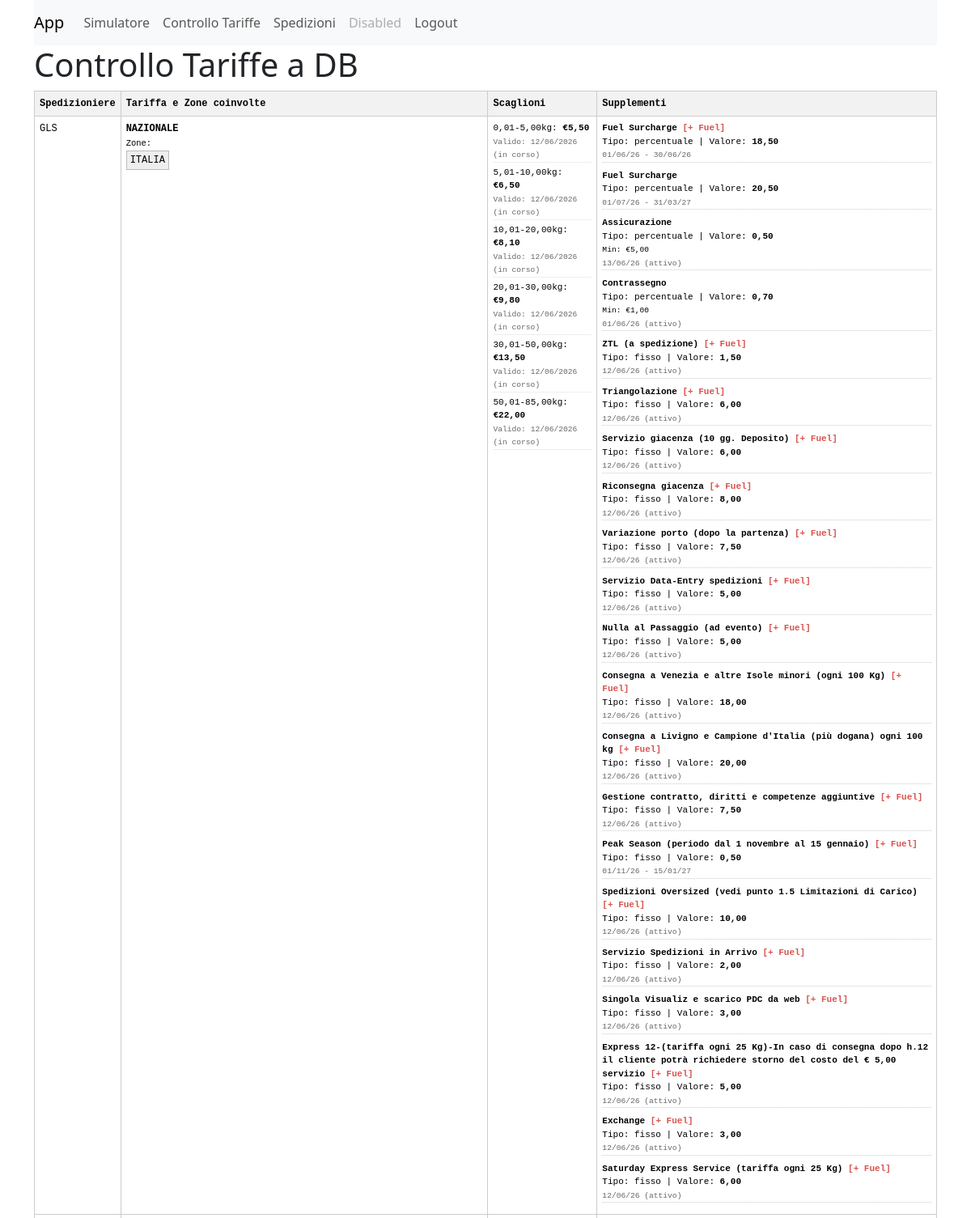
Page /controllo_tariffe (signed in, upper part) on the committed database.
### trasporti/models.py (models this page shows, shortened)
class Spedizioniere(models.Model):
    A_SCAGLIONI = "scaglioni"
    A_COLLO = "collo"
    TARIFFAZIONI = [
        (A_SCAGLIONI, "Scaglioni"),
        (A_COLLO, "A collo"),
    ]
    nome = models.CharField(max_length=100)
    tipo_tariffazione = models.CharField(max_length=20, choices=TARIFFAZIONI, default=A_SCAGLIONI)
    class Meta:
        verbose_name_plural = "Spedizionieri"

class Zona_spedizioniere(models.Model):
    nome = models.CharField(max_length=200, null=True, blank=True)
    spedizioniere = models.ForeignKey(Spedizioniere, on_delete=models.CASCADE, related_name='sspedizioniere')
    zona = models.ManyToManyField(
        Zona,
        related_name="zone_spedizioniere",
        help_text="Seleziona le zone che sono servite questa tariffa"
    )
    priorita = models.IntegerField(default=0, help_text="Più alto è il numero, più è specifica la zona.")
    divisore_volumetrico = models.IntegerField(default=5000)
    divisore_volumetrico_light = models.IntegerField(null=True, blank=True)
    peso_soglia_light = models.DecimalField(max_digits=10, decimal_places=2, null=True, blank=True)
    peso_minimo_fatturabile = models.DecimalField(max_digits=10, decimal_places=2, default=0)
    contrassegno_allowed = models.BooleanField(default=False)
    class Meta:
        verbose_name_plural = "Zone Tariffazione Spedizionieri"

class Zona(models.Model):
    nome = models.CharField(max_length=200)
    class Meta:
        verbose_name_plural = 'Zone'

class Scaglione(models.Model):
    spedizioniere = models.ForeignKey(Spedizioniere, on_delete=models.CASCADE,null=True, related_name='spedizioniere')
    zona_spedizioniere = models.ForeignKey(Zona_spedizioniere, on_delete=models.CASCADE, related_name='zona_spedizioniere')
    min_weight = models.DecimalField(max_digits=8,decimal_places=2)
    max_weight = models.DecimalField(max_digits=8,decimal_places=2)
    price = models.DecimalField(max_digits=10,decimal_places=2)
    valid_from = models.DateField(default=timezone.now)
    valid_to = models.DateField(null=True, blank=True)
    class Meta:
        verbose_name_plural = "Scaglioni"

class Supplemento(models.Model):
    tipo_servizio = models.ForeignKey(
        TipoServizio,
        on_delete=models.SET_NULL,
        null=True,
        blank=True,
        related_name='supplementi_corrieri'
    )
    FIXED = "fisso"
    PERCENTAGE = "percentuale"
    ACOLLO = "a collo"
    ASPEDIZIONE = "a spedizione"
    TYPES = [
        (FIXED, "fisso"),
        (PERCENTAGE, "percentuale"),
    ]
    APPLICAZIONE = [
        (ACOLLO, "a collo"),
        (ASPEDIZIONE, "a spedizione"),
    ]
    zone_tariffazione = models.ManyToManyField(
        Zona_spedizioniere,
        related_name='supplementi',
        blank=True,
        help_text="Seleziona le zone in cui questo supplemento è applicabile. Se vuoto, non verrà applicato."
    )
    diritto_minimo_euro = models.DecimalField(max_digits=10, decimal_places=2, default=0.00, help_text="Minimo applicabile (es. 5.00 euro)")
    nome = models.CharField(max_length=200)
    calc_type = models.CharField(max_length=28,choices=TYPES)
    applic_type = models.CharField(max_length=28,choices=APPLICAZIONE)
    valore = models.DecimalField(max_digits=10,decimal_places=2)
    applica_fuel = models.BooleanField(default=True)
    valid_from = models.DateField(default=timezone.now)
    valid_to = models.DateField(null=True, blank=True)
    class Meta:
        verbose_name_plural = "Supplementi"

### trasporti/views.py (the view)
# urls.py: path("controllo_tariffe",controllo_tariffe, name="controllo_tariffe" ),
@login_required
def controllo_tariffe(request):
    spedizionieri = Spedizioniere.objects.prefetch_related(
        'sspedizioniere__zona_spedizioniere',
        'sspedizioniere__supplementi',
    ).all()
    return render(request, 'controllo_tariffe.html', {'spedizionieri': spedizionieri})

### trasporti/templates/controllo_tariffe.html (shortened to what this page needs)
{% extends 'base.html' %}
{% block content %}
<h1>Controllo Tariffe a DB</h1>
<table class="debug-table">
    <thead>
        <tr>
            <th>Spedizioniere</th>
            <th>Tariffa e Zone coinvolte</th>
            <th>Scaglioni</th>
            <th>Supplementi</th>
        </tr>
    </thead>
    <tbody>
        {% for sped in spedizionieri %}
            {% for zs in sped.sspedizioniere.all %}
            <tr>
                <td>{{ sped.nome }}</td>
                <td>
                    <strong>{{ zs.nome }}</strong><br>
                    <small>Zone:</small><br>
                    {% for z in zs.zona.all %}
                        <span class="zona-tag">{{ z.nome }}</span>
                    {% endfor %}
                </td>
                <td>
                    {% for scaglione in zs.zona_spedizioniere.all %}
        <div style="font-size: 11px; margin-bottom: 4px; border-bottom: 1px solid #eee;">
            {{ scaglione.min_weight|floatformat:2 }}-{{ scaglione.max_weight|floatformat:2 }}kg: <b>€{{ scaglione.price|floatformat:2 }}</b>
            <br>
            <small style="color: #666;">
                Valido: {{ scaglione.valid_from|date:"d/m/Y" }}
                {% if scaglione.valid_to %}
                    a {{ scaglione.valid_to|date:"d/m/Y" }}
                {% else %}
                    (in corso)
                {% endif %}
            </small>
        </div>
    {% endfor %}
                </td>
                <td>
    {% for supp in zs.supplementi.all %}
        <div style="margin-bottom: 8px; border-bottom: 1px dotted #ccc; font-size: 11px;">
            <strong>{{ supp.nome }}</strong>
            {% if supp.applica_fuel %}
                <span style="color: #d9534f; font-weight: bold;">[+ Fuel]</span>
            {% endif %}
            <br>
            Tipo: {{ supp.calc_type }} | Valore: <b>{{ supp.valore|floatformat:2 }}</b>
            {% if supp.diritto_minimo_euro > 0 %}
                <br><small>Min: €{{ supp.diritto_minimo_euro|floatformat:2 }}</small>
            {% endif %}
            <br>
            <small style="color: #666;">
                {{ supp.valid_from|date:"d/m/y" }}
                {% if supp.valid_to %} - {{ supp.valid_to|date:"d/m/y" }}{% else %} (attivo){% endif %}
            </small>
        </div>
    {% empty %}
        <span style="color: #999; font-size: 10px;">nessuno</span>
    {% endfor %}
</td>
            </tr>
            {% endfor %}
        {% endfor %}
    </tbody>
</table>
{% endblock %}

### trasporti/templates/controllo_tariffe.html (style rules this page uses)
.debug-table { font-family: 'Courier New', monospace; font-size: 12px; width: 100%; border-collapse: collapse; color: #000; background-color: #fff; }
.debug-table th, .debug-table td { border: 1px solid #ccc; padding: 6px; vertical-align: top; }
.debug-table th { background-color: #f2f2f2; }
.zona-tag { background: #eee; padding: 2px 4px; border: 1px solid #bbb; margin-right: 3px; display: inline-block; }

### rows in the picture
Spedizioniere: nome "GLS"
Zona_spedizioniere: nome "NAZIONALE"
Zona: nome "ITALIA"
Scaglione: min_weight "0,01", max_weight "5,00", price "5,50", valid_from "12/06/2026", shows "(in corso)"
Scaglione: min_weight "5,01", max_weight "10,00", price "6,50", valid_from "12/06/2026", shows "(in corso)"
Scaglione: min_weight "10,01", max_weight "20,00", price "8,10", valid_from "12/06/2026", shows "(in corso)"
Scaglione: min_weight "20,01", max_weight "30,00", price "9,80", valid_from "12/06/2026", shows "(in corso)"
Scaglione: min_weight "30,01", max_weight "50,00", price "13,50", valid_from "12/06/2026", shows "(in corso)"
Scaglione: min_weight "50,01", max_weight "85,00", price "22,00", valid_from "12/06/2026", shows "(in corso)"
Supplemento: nome "Fuel Surcharge", applica_fuel "[+ Fuel]", calc_type "percentuale", valore "18,50", valid_from "01/06/26", valid_to "30/06/26"
Supplemento: nome "Fuel Surcharge", calc_type "percentuale", valore "20,50", valid_from "01/07/26", valid_to "31/03/27"
Supplemento: nome "Assicurazione", calc_type "percentuale", valore "0,50", diritto_minimo_euro "5,00", valid_from "13/06/26", shows "(attivo)"
Supplemento: nome "Contrassegno", calc_type "percentuale", valore "0,70", diritto_minimo_euro "1,00", valid_from "01/06/26", shows "(attivo)"
Supplemento: nome "ZTL (a spedizione)", applica_fuel "[+ Fuel]", calc_type "fisso", valore "1,50", valid_from "12/06/26", shows "(attivo)"
Supplemento: nome "Triangolazione", applica_fuel "[+ Fuel]", calc_type "fisso", valore "6,00", valid_from "12/06/26", shows "(attivo)"
Supplemento: nome "Servizio giacenza (10 gg. Deposito)", applica_fuel "[+ Fuel]", calc_type "fisso", valore "6,00", valid_from "12/06/26", shows "(attivo)"
Supplemento: nome "Riconsegna giacenza", applica_fuel "[+ Fuel]", calc_type "fisso", valore "8,00", valid_from "12/06/26", shows "(attivo)"
Supplemento: nome "Variazione porto (dopo la partenza)", applica_fuel "[+ Fuel]", calc_type "fisso", valore "7,50", valid_from "12/06/26", shows "(attivo)"
Supplemento: nome "Servizio Data-Entry spedizioni", applica_fuel "[+ Fuel]", calc_type "fisso", valore "5,00", valid_from "12/06/26", shows "(attivo)"
Supplemento: nome "Nulla al Passaggio (ad evento)", applica_fuel "[+ Fuel]", calc_type "fisso", valore "5,00", valid_from "12/06/26", shows "(attivo)"
Supplemento: nome "Consegna a Venezia e altre Isole minori (ogni 100 Kg)", applica_fuel "[+ Fuel]", calc_type "fisso", valore "18,00", valid_from "12/06/26", shows "(attivo)"
Supplemento: nome "Consegna a Livigno e Campione d'Italia (più dogana) ogni 100 kg", applica_fuel "[+ Fuel]", calc_type "fisso", valore "20,00", valid_from "12/06/26", shows "(attivo)"
Supplemento: nome "Gestione contratto, diritti e competenze aggiuntive", applica_fuel "[+ Fuel]", calc_type "fisso", valore "7,50", valid_from "12/06/26", shows "(attivo)"
Supplemento: nome "Peak Season (periodo dal 1 novembre al 15 gennaio)", applica_fuel "[+ Fuel]", calc_type "fisso", valore "0,50", valid_from "01/11/26", valid_to "15/01/27"
Supplemento: nome "Spedizioni Oversized (vedi punto 1.5 Limitazioni di Carico)", applica_fuel "[+ Fuel]", calc_type "fisso", valore "10,00", valid_from "12/06/26", shows "(attivo)"
Supplemento: nome "Servizio Spedizioni in Arrivo", applica_fuel "[+ Fuel]", calc_type "fisso", valore "2,00", valid_from "12/06/26", shows "(attivo)"
Supplemento: nome "Singola Visualiz e scarico PDC da web", applica_fuel "[+ Fuel]", calc_type "fisso", valore "3,00", valid_from "12/06/26", shows "(attivo)"
Supplemento: nome "Express 12-(tariffa ogni 25 Kg)-In caso di consegna dopo h.12 il cliente potrà richiedere storno del costo del € 5,00 servizio", applica_fuel "[+ Fuel]", calc_type "fisso", valore "5,00", valid_from "12/06/26", shows "(attivo)"
Supplemento: nome "Exchange", applica_fuel "[+ Fuel]", calc_type "fisso", valore "3,00", valid_from "12/06/26", shows "(attivo)"
Supplemento: nome "Saturday Express Service (tariffa ogni 25 Kg)", applica_fuel "[+ Fuel]", calc_type "fisso", valore "6,00", valid_from "12/06/26", shows "(attivo)"
